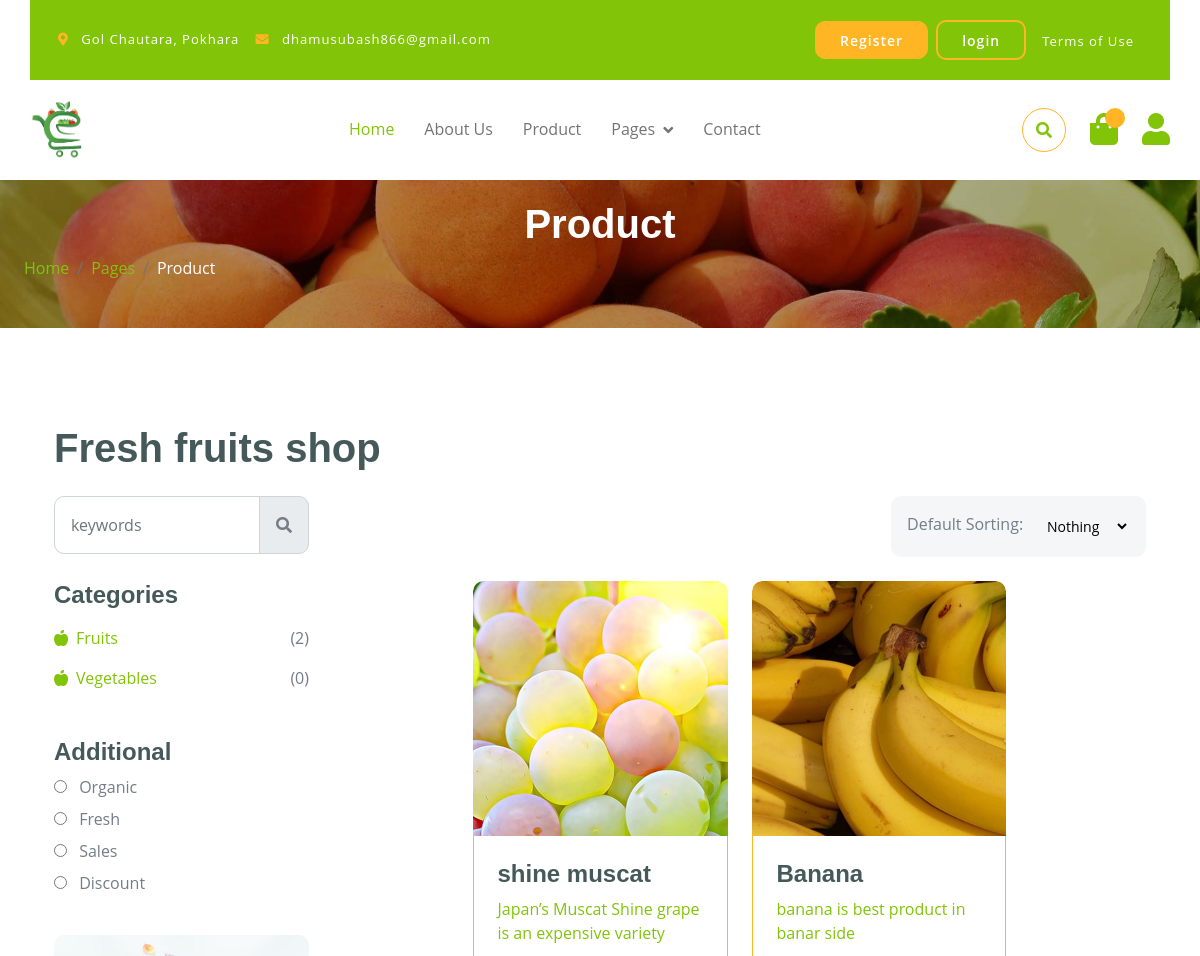
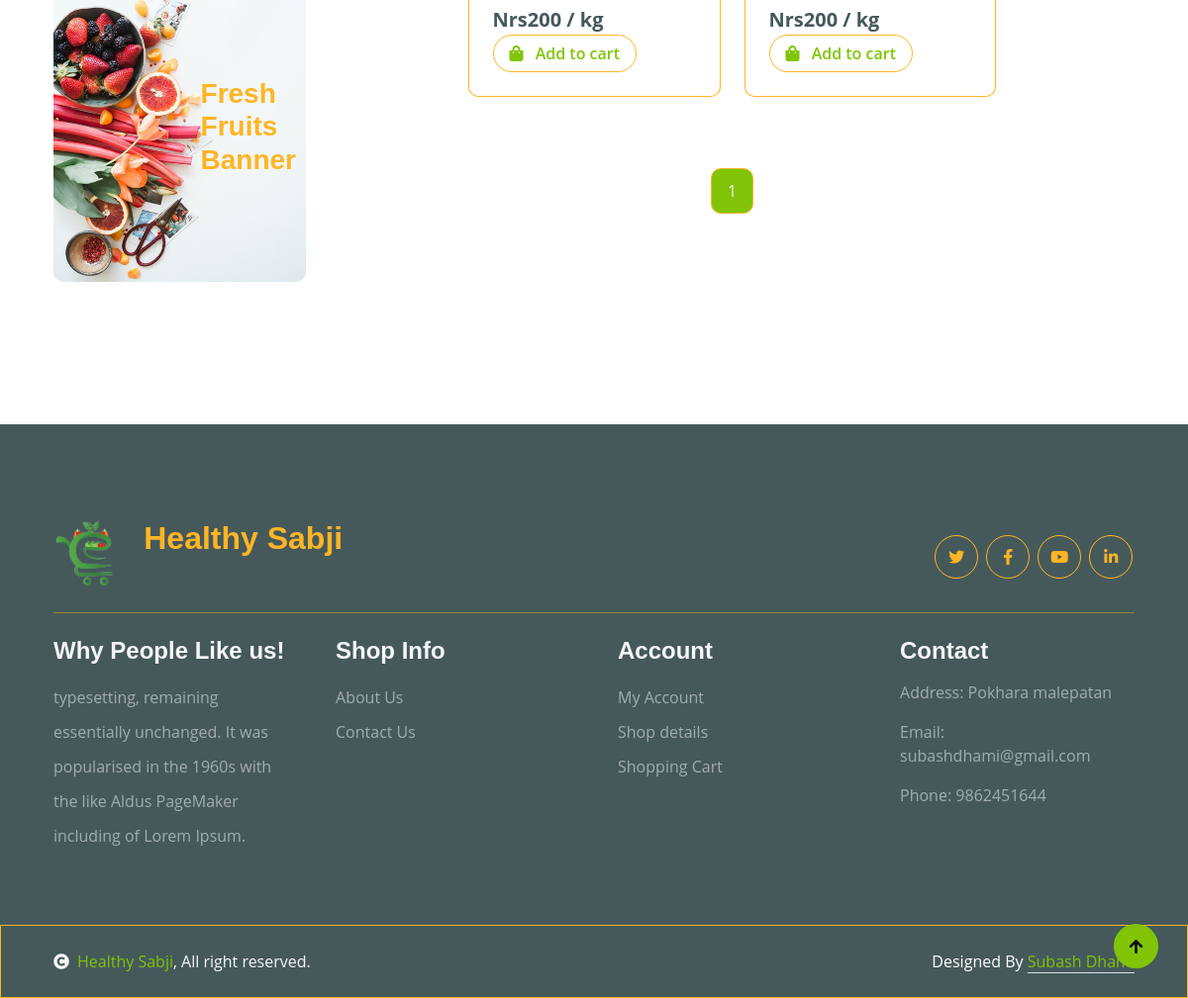
The app's page /product/ with its own data (2 pictures, top to bottom).
### sabji/models.py (models this page shows, shortened)
class Category(models.Model):
    name = models.CharField(max_length=100)

class Product(models.Model):
    name = models.CharField(max_length=100)
    price = models.IntegerField(help_text='Price per kilo')
    description = models.TextField()
    image = models.ImageField(upload_to='product_images/')
    quantity = models.IntegerField()
    category = models.ForeignKey('Category', on_delete=models.SET_NULL, related_name='products',null=True)

### sabji/views.py (the view)
# urls.py: path('product/',views.product,name="product"),
def product(request):
    products = Product.objects.all()
    paginator = Paginator(products, 6)
    page = request.GET.get('page')
    products = paginator.get_page(page)
    return render(request, 'user/product.html', {'products': products})

### sabji/processors.py (called while the page is built)
def productprocessor(request):
    products = Product.objects.filter(quantity__gt=0)
    lowest_price = products.filter(quantity__gt=0).order_by('price').first()
    return {'products': products, 'lowest_price': lowest_price}

def categoryprocessor(request):
    categories = Category.objects.all()
    return {'categories': categories}

### templates/user/product.html (shortened to what this page needs)
{% extends "base.html" %}
{% block content %}
        <div class="container-fluid page-header py-5">
            <h1 class="text-center text-white display-6">Product</h1>
            <ol class="breadcrumb justify-content-start mb-0">
                <li class="breadcrumb-item"><a href="{% url 'index' %}">Home</a></li>
                <li class="breadcrumb-item"><a href="{% url 'product' %}">Pages</a></li>
                <li class="breadcrumb-item active text-white">Product</li>
            </ol>
        </div>
        <div class="container-fluid fruite py-5">
            <div class="container py-5">
                <h1 class="mb-4">Fresh fruits shop</h1>
                <div class="row g-4">
                    <div class="col-lg-12">
                        <div class="row g-4">
                            <div class="col-xl-3">
                                <div class="input-group w-100 mx-auto d-flex">
                                    <input type="search" class="form-control p-3" placeholder="keywords" aria-describedby="search-icon-1">
                                    <span id="search-icon-1" class="input-group-text p-3"><i class="fa fa-search"></i></span>
                                </div>
                            </div>
                            <div class="col-6"></div>
                            <div class="col-xl-3">
                                <div class="bg-light ps-3 py-3 rounded d-flex justify-content-between mb-4">
                                    <label for="fruits">Default Sorting:</label>
                                    <select id="fruits" name="fruitlist" class="border-0 form-select-sm bg-light me-3" form="fruitform">
                                        <option value="volvo">Nothing</option>
                                    </select>
                                </div>
                            </div>
                        </div>
                        <div class="row g-4">
                            <div class="col-lg-3">
                                <div class="row g-4">
                                    <div class="col-lg-12">
                                        <div class="mb-3">
                                            <h4>Categories</h4>
                                            <ul class="list-unstyled fruite-categorie">
                                                {% for category in categories %}
                                                <li>
                                                    <div class="d-flex justify-content-between fruite-name">
                                                        <a href="#"><i class="fas fa-apple-alt me-2"></i>{{category.name}}</a>
                                                        <span>({{category.products.count}})</span>
                                                    </div>
                                                </li>
                                                {% endfor %}
                                            </ul>
                                        </div>
                                    </div>
                                    <div class="col-lg-12">
                                        <div class="mb-3">
                                            <h4>Additional</h4>
                                            <div class="mb-2">
                                                <input type="radio" class="me-2" id="Categories-1" name="Categories-1" value="Beverages">
                                                <label for="Categories-1"> Organic</label>
                                            </div>
                                            <div class="mb-2">
                                                <input type="radio" class="me-2" id="Categories-2" name="Categories-1" value="Beverages">
                                                <label for="Categories-2"> Fresh</label>
                                            </div>
                                            <div class="mb-2">
                                                <input type="radio" class="me-2" id="Categories-3" name="Categories-1" value="Beverages">
                                                <label for="Categories-3"> Sales</label>
                                            </div>
                                            <div class="mb-2">
                                                <input type="radio" class="me-2" id="Categories-4" name="Categories-1" value="Beverages">
                                                <label for="Categories-4"> Discount</label>
                                            </div>
                                        </div>
                                    </div>
                                    <div class="col-lg-12">
                                        <div class="position-relative">
                                            <img src="/static/img/banner-fruits.jpg" class="img-fluid w-100 rounded" alt="">
                                            <div class="position-absolute" style="top: 50%; right: 10px; transform: translateY(-50%);">
                                                <h3 class="text-secondary fw-bold">Fresh <br> Fruits <br> Banner</h3>
                                            </div>
                                        </div>
                                    </div>
                                </div>
                            </div>
                            <div class="col-lg-9">
                                <div class="row g-4 justify-content-center">
                                    {% for product in products %}
                                    <div class="col-md-6 col-lg-6 col-xl-4">
                                        <a href="{% url 'productDetail' product.id %}">
                                        <div class="rounded position-relative fruite-item">
                                            <div class="fruite-img">
                                                <img src="{{product.image.url}}" class="img-fluid w-100 rounded-top" alt="">
                                            </div>
                                            <div class="p-4 border border-secondary border-top-0 rounded-bottom">
                                                <h4>{{product.name}}</h4>
                                                <p>{{product.description|truncatechars:155}}</p>
                                                <div class="d-flex justify-content-between flex-lg-wrap">
                                                    <p class="text-dark fs-5 fw-bold mb-0">Nrs{{product.price}} / kg</p>
                                                    <a href="#" class="btn border border-secondary rounded-pill px-3 text-primary"
                                                    hx-get="{% url 'add_to_cart' product.id 1 %}"
														hx-target="#cartCount"
														hx-swap="outerHTML"
														hx-trigger="click"><i class="fa fa-shopping-bag me-2 text-primary"></i> Add to cart</a>
                                                </div>
                                            </div>
                                        </div>
                                        </a>
                                    </div>{% endfor %}
                                    <div class="col-12">
                                        <div class="pagination d-flex justify-content-center mt-5">
                                            {% for num in products.paginator.page_range %}
                                                {% if products.number == num %}
                                                    <a href="?page={{ num }}" class="active rounded">{{ num }}</a>
                                                {% elif num > products.number|add:'-3' and num < products.number|add:'3' %}
                                                    <a href="?page={{ num }}" class="rounded">{{ num }}</a>
                                                {% endif %}
                                            {% endfor %}
                                        </div>
                                    </div>
                                </div>
                            </div>
                        </div>
                    </div>
                </div>
            </div>
        </div>
        {% endblock %}

### static/css/style.css (style rules this page uses)
.btn { font-weight: 600; transition: .5s; }
.btn.border-secondary { transition: 0.5s; }
.page-header { position: relative; background: linear-gradient(rgba(0, 0, 0, 0.3), rgba(0, 0, 0, 0.3)), url(../img/cart-page-header-img.jpg); background-position: center center; background-repeat: no-repeat; background-size: cover; }
@media (min-width: 992px) { .hero-header, .page-header { margin-top: 152px !important; } }
.fruite .fruite-categorie .fruite-name { line-height: 40px; }
.fruite .fruite-categorie .fruite-name a { transition: 0.5s; }
.fruite .fruite-item { height: 100%; transition: 0.5s; }
.fruite .fruite-item .fruite-img { overflow: hidden; transition: 0.5s; border-radius: 10px 10px 0 0; }
.fruite .fruite-item .fruite-img img { transition: 0.5s; }
.pagination { display: inline-block; }
.pagination a { color: var(--bs-dark); padding: 10px 16px; text-decoration: none; transition: 0.5s; border: 1px solid var(--bs-secondary); margin: 0 4px; }
.pagination a.active { background-color: var(--bs-primary); color: var(--bs-light); border: 1px solid var(--bs-secondary); }

### records on screen
Category: name "Fruits", products.count "2"
Category: name "Vegetables", products.count "0"
Product: image (picture), name "shine muscat", description "Japan’s Muscat Shine grape is an expensive variety", price "200"
Product: image (picture), name "Banana", description "banana is best product in banar side", price "200"

### other values on screen
{{ num }} "1"
